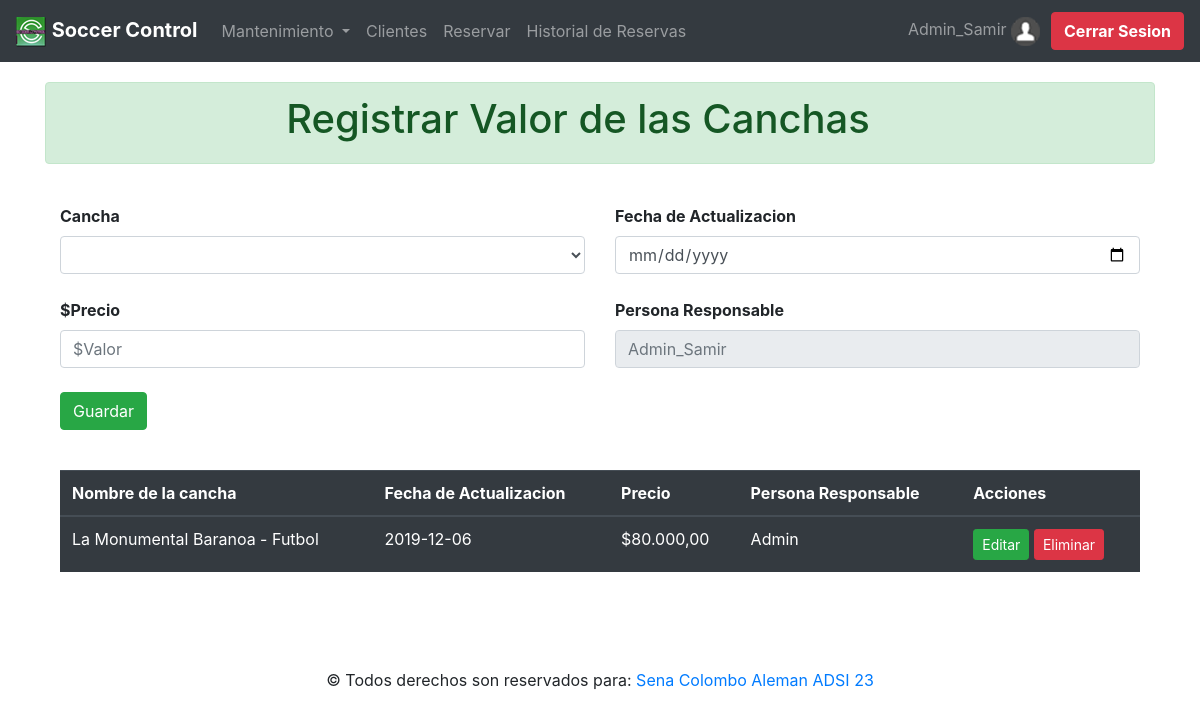
The page /valor_canchas.php (signed in) on the database its author committed.
### tables this page shows
CREATE TABLE `valor_canchas` (
  `vc_id` int(11) NOT NULL,
  `vc_fecha` date NOT NULL,
  `cancha_id` varchar(50) NOT NULL,
  `vc_valor` int(11) NOT NULL,
  `user_id` varchar(50) NOT NULL
);

### valor_canchas.php (the view, shortened to what this page needs)
<?php
include ("componentes/menu.php");
include ("componentes/header.php");
?>
<div class="container">
<div class="alert alert-dismissible alert-success" style="margin-top:20px";>
<center><strong><h1>Registrar Valor de las Canchas	</h1></strong> </center>
</div>
<br>
<form action="resultados_valor_canchas.php" method="POST">
<div class="container">
<div class="form-group">
  <div class="row">
    <div class="col-6 ">
     <strong> <label>Cancha</label></strong>
      <select required class="form-control" name="canchas">
                        <option value=""></option>
                        <?php
                            $database = new Connection();
                            $db = $database->open();
                            try{
                                $sql = 'SELECT cancha_id, cancha_nombre, cancha_tipo FROM canchas';
                                foreach ($db->query($sql) as $row) {
                        ?>
                                    <option value="<?php echo($row['cancha_nombre']." - ".$row['cancha_tipo']);?>"> <?php echo($row['cancha_nombre']." - ".$row['cancha_tipo']); ?></option>
                        <?php
                                }
                            }catch (PDOException $e){
                                $_SESSION['message'] = $e->getMessage();
                                header('location: valor.canchas.php');
                            }
                        ?>
                    </select>
    </div>
    <div class="col">
      <strong><label>Fecha de Actualizacion</label></strong>
      <input type="date" class="form-control"  name="vcfecha"  placeholder="" required>
    </div>
  </div>
<br>
   <div class="row">
    <div class="col">
     <strong> <label>$Precio </label></strong>
      <input type="number" class="form-control" name="vcvalor"  placeholder="$Valor" required>
    </div>
    <div class="col">
      <strong><label>Persona Responsable</label></strong>
      <input type="text" class="form-control"  name="username" placeholder="<?php echo ($_SESSION['rol']) ?>" disabled>
    </div>
  </div>
<br>
 <button type="submit" class="btn btn-success">Guardar</button>
</div>
</form>
</div>
<br>
 <div class="container">
<table
 class="table table-dark">
  <thead>
    <tr>
      <th scope="col">Nombre de la cancha</th>
      <th scope="col">Fecha de Actualizacion</th>
      <th scope="col">Precio</th>
      <th scope="col">Persona Responsable</th>
      <th scope="col">Acciones</th>
    </tr>
  </thead>
  <?php
$database = new connection();
$db = $database -> open();
try{
  $sql = 'SELECT * FROM valor_canchas';
  foreach ($db->query($sql) as $row) {
 ?>
<tr>
<td><?php echo $row['cancha_id']; ?></td>
<td><?php echo $row['vc_fecha']; ?></td>
<td><?php echo "$". number_format($row['vc_valor'], 2, ',', '.');  ?></td>
<td><?php echo $row['user_id']; ?></td>
<td>
                                 <a href="#edit_valor_canchas_<?php echo $row['vc_id']; ?>" class="btn btn-success btn-sm" data-toggle="modal"><span class="fa fa-edit"></span> Editar</a>
                                 <a href="#delete_valor_canchas_<?php echo $row['vc_id']; ?>" class="btn btn-danger btn-sm" data-toggle="modal"><span class="fa fa-trash"></span> Eliminar</a>
                    </td>
                  </tr>
<?php
   }
  }
 catch(PDOException $e){
              echo "There is some problem in connection: " . $e->getMessage();
            }
 ?>
</table>
</div>
<?php
include ("componentes/footer.php")
?>

### css/stylos.css (style rules this page uses)
*,*:after, *:before { -webkit-box-sizing: border-box; -moz-box-sizing: border-box; box-sizing: border-box; }

### rows shown on the page
valor_canchas: cancha "La Monumental Baranoa - Futbol", vc_fecha "2019-12-06", vc_valor "80.000,00", user "Admin"

### other values the page prints
$_SESSION['rol'] "Admin_Samir"
